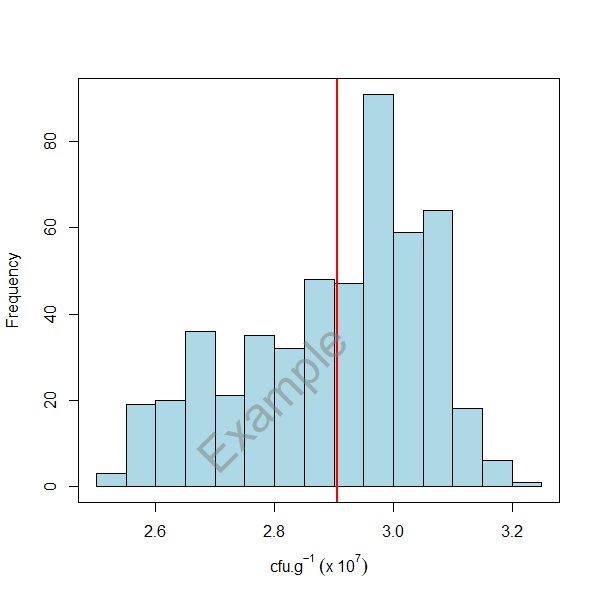

Write the R code that produced this figure.
# Load the data
data <- read.csv("compost_999999999.csv")

# Calculate the conversion factor
factor <- 2e5 / 1e7

# Calculate cfu per gram
data$cfu_per_g <- data$Viable.counts * factor

# Calculate the mean of cfu_per_g
mean_cfu_per_g <- mean(data$cfu_per_g, na.rm = TRUE)

# Generate a simple histogram for all "Viable counts"
hist(data$cfu_per_g,
     breaks = 20,
     main = "", 
     xlab = expression(cfu ~ g^{-1} ~ (x ~ 10^7)), 
     ylab = "Frequency",
     col = "lightblue",
     border = "black")

# Add a vertical line for the mean
abline(v = mean_cfu_per_g, col = "red", lwd = 2, lty = 2)


# Add a watermark
text(x = 2.8, 
     y = 20, 
     labels = "Example", 
     col = rgb(0.5, 0.5, 0.5, alpha = 0.5), 
     cex = 3, 
     srt = 45)

box()
